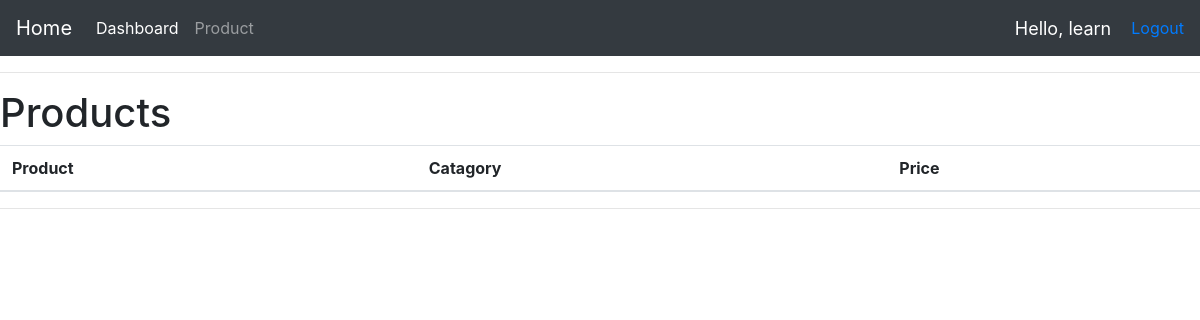
The app's page /product/ (signed in), older data.
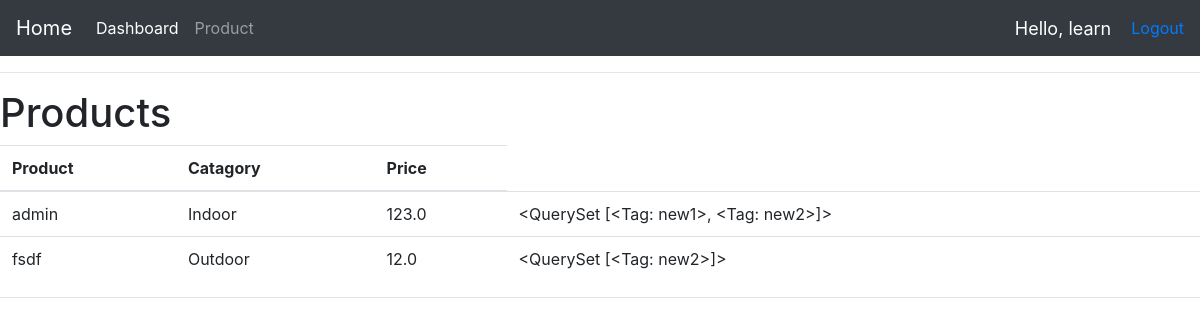
The same page, newer data.
### account/models.py (models this page shows, shortened)
class Product(models.Model):
    CATAGORY = (
        ('Indoor' , 'Indoor'),
        ('Outdoor' , 'Outdoor')
    )
    name = models.CharField(max_length=200, null=True)
    tag = models.ManyToManyField(Tag)
    img = models.ImageField(default = "profile.png" ,  null = True , blank = True, upload_to="products")
    price = models.FloatField(null=True)
    catagory = models.CharField(max_length=200, null=True , choices=CATAGORY)
    date_created = models.DateTimeField(auto_now_add=True , null=True)

class Tag(models.Model):
    name = models.CharField(max_length=200, null=True)
    def __str__(self):
        return self.name

### account/decorators.py (the view)
        def wrapper_func(request , *args , **kwargs):
            group = None
            if request.user.groups.exists():
                group = request.user.groups.all()[0].name
                if group in allowed_roles:
                    print(view_func)
                    return view_func(request , *args , **kwargs)
                else:
                    return HttpResponse('You are not authorized to view this page.')

### account/views.py (called while the page is built)
@login_required(login_url='login')
@allowed_user(allowed_roles = ['admin'])
def products(request):
    try:
        products = Product.objects.all()
        return render(request , 'accounts/products.html' , {'product' : products})
    except:
        return HttpResponse('ERROR OCCURED')

### account/templates/accounts/products.html
{% extends 'accounts/main.html' %}
{% block content%}
<h1>Products</h1>
<table class="table">
    <thead>
      <tr>
        <th scope="col">Product</th>
        <th scope="col">Catagory</th>
        <th scope="col">Price</th>
      </tr>
    </thead>
    <tbody>
        {% for i in product %}
      <tr>
        <td>{{i.name}}</td>
        <td>{{i.catagory}}</td>
        <td>{{i.price}}</td>
        <td>{{i.tag.all}}</td>
      </tr>
      {% endfor %}
    </tbody>
  </table>
{% endblock %}

Row changes from the older to the newer data that the page shows:
added Product: name "admin", catagory "Indoor", price "123.0", tag.all "<QuerySet [<Tag: new1>, <Tag: new2>]>"
added Product: name "fsdf", catagory "Outdoor", price "12.0", tag.all "<QuerySet [<Tag: new2>]>"
